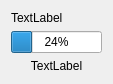
<?xml version="1.0" encoding="UTF-8"?>
<ui version="4.0">
 <class>inetConn_progressDialog_ui</class>
 <widget class="QDialog" name="inetConn_progressDialog_ui">
  <property name="geometry">
   <rect>
    <x>0</x>
    <y>0</y>
    <width>99</width>
    <height>63</height>
   </rect>
  </property>
  <property name="sizePolicy">
   <sizepolicy hsizetype="Expanding" vsizetype="Preferred">
    <horstretch>0</horstretch>
    <verstretch>0</verstretch>
   </sizepolicy>
  </property>
  <property name="windowTitle">
   <string>Download progress</string>
  </property>
  <layout class="QVBoxLayout" name="verticalLayout">
   <item>
    <widget class="QLabel" name="fileName">
     <property name="sizePolicy">
      <sizepolicy hsizetype="Expanding" vsizetype="Preferred">
       <horstretch>0</horstretch>
       <verstretch>0</verstretch>
      </sizepolicy>
     </property>
     <property name="text">
      <string>TextLabel</string>
     </property>
     <property name="textFormat">
      <enum>Qt::AutoText</enum>
     </property>
    </widget>
   </item>
   <item>
    <widget class="QProgressBar" name="progress">
     <property name="value">
      <number>24</number>
     </property>
    </widget>
   </item>
   <item>
    <widget class="QLabel" name="progress_txt">
     <property name="text">
      <string>TextLabel</string>
     </property>
     <property name="alignment">
      <set>Qt::AlignCenter</set>
     </property>
    </widget>
   </item>
  </layout>
 </widget>
 <resources/>
 <connections/>
</ui>
